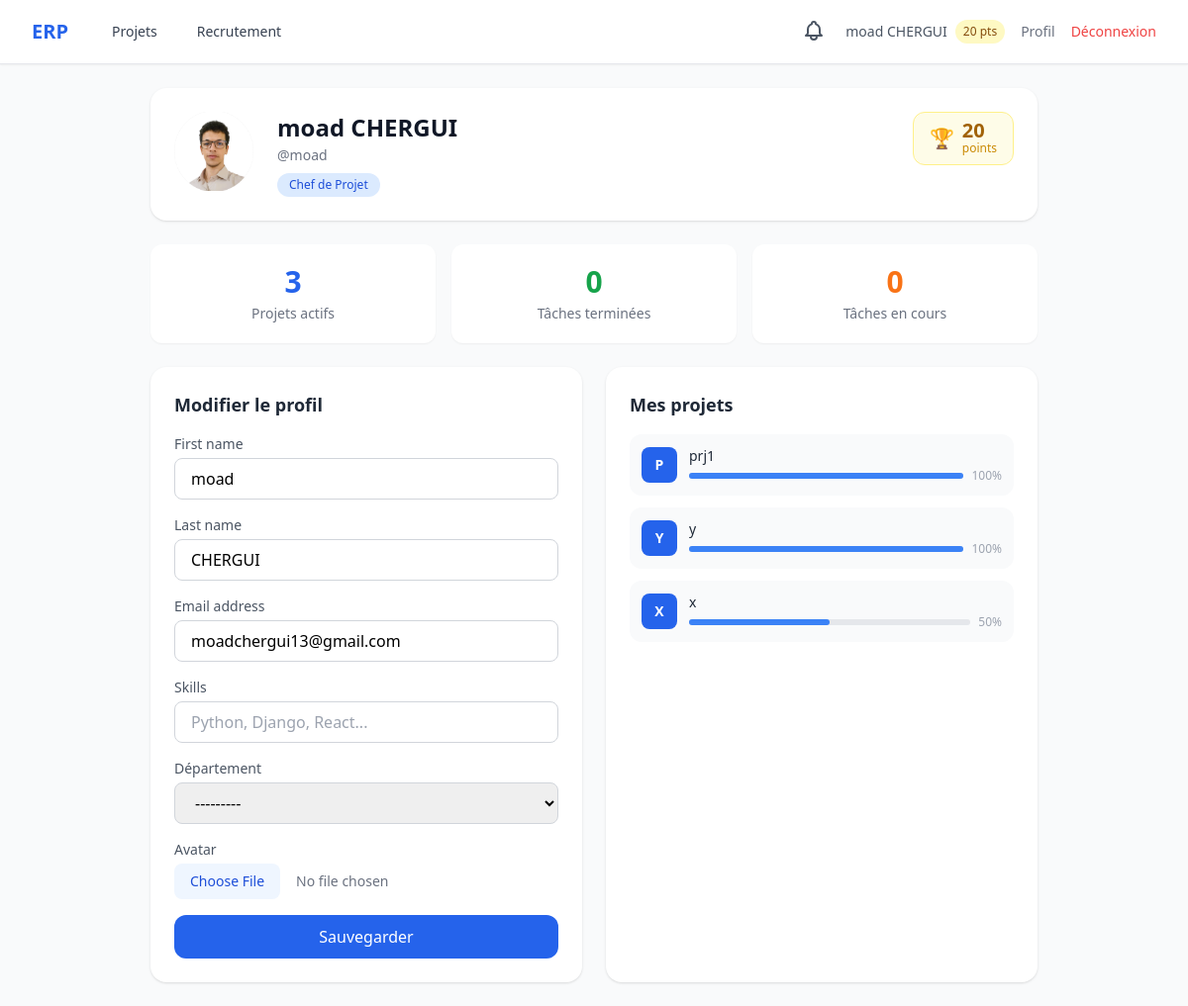
The page /accounts/profile/ (signed in) on the database its author committed.
### accounts/models.py (models this page shows, shortened)
class User(AbstractUser):
    class Role(models.TextChoices):
        ADMIN = 'admin', 'Administrateur'
        HR_MANAGER = 'hr_manager', 'Responsable RH'
        PROJECT_MANAGER = 'project_manager', 'Chef de Projet'
        TEAM_MEMBER = 'team_member', "Membre d'Équipe"
    role = models.CharField(max_length=20, choices=Role.choices, default=Role.TEAM_MEMBER)
    skills = models.TextField(blank=True, help_text="Compétences séparées par des virgules")
    avatar = models.ImageField(upload_to='avatars/', blank=True, null=True)
    reward_points = models.IntegerField(default=0)
    department = models.ForeignKey(
        Department, on_delete=models.SET_NULL, null=True, blank=True,
        related_name='members', verbose_name="Département"
    )
    @property
    def is_hr(self):
        return self.role == self.Role.HR_MANAGER
    @property
    def skills_list(self):
        return [s.strip() for s in self.skills.split(',') if s.strip()]

### projects/models.py (models this page shows, shortened)
class Project(models.Model):
    name = models.CharField(max_length=200, verbose_name="Nom du projet")
    description = models.TextField(blank=True, verbose_name="Description")
    start_date = models.DateField(verbose_name="Date de début")
    end_date = models.DateField(verbose_name="Date de fin")
    manager = models.ForeignKey(settings.AUTH_USER_MODEL, on_delete=models.CASCADE,
                                 related_name='managed_projects')
    members = models.ManyToManyField(settings.AUTH_USER_MODEL, blank=True,
                                     related_name='projects')
    created_at = models.DateTimeField(auto_now_add=True)
    class Meta:
        ordering = ['-created_at']
        verbose_name = "Projet"
    @property
    def progress(self):
        total = self.tasks.count()
        if total == 0:
            return 0
        done = self.tasks.filter(status='done').count()
        return int((done / total) * 100)

### accounts/views.py (the view)
# urls.py: path('profile/', views.profile_view, name='profile'),
@login_required
def profile_view(request):
    from projects.models import Task, Project
    user = request.user
    form = ProfileForm(request.POST or None, request.FILES or None, instance=user)
    if request.method == 'POST' and form.is_valid():
        form.save()
        django_messages.success(request, 'Profil mis à jour avec succès.')
        return redirect('accounts:profile')
    active_projects = Project.objects.filter(
        Q(manager=user) | Q(members=user)
    ).distinct()[:6]
    tasks_done = Task.objects.filter(assigned_to=user, status='done').count()
    tasks_active = Task.objects.filter(assigned_to=user).exclude(status='done').count()
    return render(request, 'accounts/profile.html', {
        'form': form,
        'active_projects': active_projects,
        'tasks_done': tasks_done,
        'tasks_active': tasks_active,
    })

### accounts/forms.py
class ProfileForm(forms.ModelForm):
    class Meta:
        model = User
        fields = ['first_name', 'last_name', 'email', 'skills', 'department', 'avatar']
        widgets = {
            'first_name': forms.TextInput(attrs={'class': tw, 'placeholder': 'Prénom'}),
            'last_name': forms.TextInput(attrs={'class': tw, 'placeholder': 'Nom'}),
            'email': forms.EmailInput(attrs={'class': tw, 'placeholder': 'email@exemple.com'}),
            'skills': forms.TextInput(attrs={'class': tw, 'placeholder': 'Python, Django, React...'}),
            'department': forms.Select(attrs={'class': tw}),
            'avatar': forms.FileInput(attrs={
                'class': 'block w-full text-sm text-gray-500 file:mr-4 file:py-2 file:px-4 file:rounded-lg file:border-0 file:text-sm file:font-medium file:bg-blue-50 file:text-blue-700 hover:file:bg-blue-100',
                'accept': 'image/*',
            }),
        }

### accounts/models.py (called while the page is built)
    def __str__(self):
        return self.name

### notifications/context_processors.py (called while the page is built)
def unread_notifications_count(request):
    if request.user.is_authenticated:
        count = request.user.notifications.filter(is_read=False).count()
    else:
        count = 0
    return {'unread_notifications_count': count}

### templates/accounts/profile.html (shortened to what this page needs)
{% extends 'base.html' %}
{% block content %}
<div class="max-w-4xl mx-auto space-y-6">
    <div class="bg-white rounded-2xl shadow p-6">
        <div class="flex items-start gap-6">
            {% if user.avatar %}
            <img src="{{ user.avatar.url }}" alt="{{ user.username }}" class="w-20 h-20 rounded-2xl object-cover flex-shrink-0">
            {% else %}
            <div class="w-20 h-20 rounded-2xl bg-blue-600 flex items-center justify-center text-white text-3xl font-bold flex-shrink-0">
                {{ user.first_name|first|upper|default:user.username|first|upper }}
            </div>
            {% endif %}
            <div class="flex-1">
                <div class="flex justify-between items-start">
                    <div>
                        <h1 class="text-2xl font-bold text-gray-900">{{ user.get_full_name|default:user.username }}</h1>
                        <p class="text-gray-500 text-sm mt-0.5">@{{ user.username }}</p>
                        <div class="flex flex-wrap gap-1 mt-2">
                            <span class="px-3 py-1 rounded-full text-xs font-medium bg-blue-100 text-blue-700">{{ user.get_role_display }}</span>
                        </div>
                    </div>
                    <div class="flex items-center gap-2 bg-yellow-50 border border-yellow-200 px-4 py-2 rounded-xl">
                        <span class="text-yellow-500 text-xl">🏆</span>
                        <div>
                            <p class="text-xl font-bold text-yellow-700 leading-none">{{ user.reward_points }}</p>
                            <p class="text-xs text-yellow-600">points</p>
                        </div>
                    </div>
                </div>
            </div>
        </div>
    </div>
    <div class="grid grid-cols-3 gap-4">
        <div class="bg-white rounded-xl shadow-sm p-5 text-center">
            <p class="text-3xl font-bold text-blue-600">{{ active_projects|length }}</p>
            <p class="text-sm text-gray-500 mt-1">Projets actifs</p>
        </div>
        <div class="bg-white rounded-xl shadow-sm p-5 text-center">
            <p class="text-3xl font-bold text-green-600">{{ tasks_done }}</p>
            <p class="text-sm text-gray-500 mt-1">Tâches terminées</p>
        </div>
        <div class="bg-white rounded-xl shadow-sm p-5 text-center">
            <p class="text-3xl font-bold text-orange-500">{{ tasks_active }}</p>
            <p class="text-sm text-gray-500 mt-1">Tâches en cours</p>
        </div>
    </div>
    <div class="grid grid-cols-1 lg:grid-cols-2 gap-6">
        <div class="bg-white rounded-2xl shadow p-6">
            <h2 class="text-lg font-bold mb-4 text-gray-800">Modifier le profil</h2>
            <form method="post" enctype="multipart/form-data" class="space-y-4">
                {% for field in form %}
                <div>
                    <label class="block text-sm font-medium text-gray-600 mb-1">{{ field.label }}</label>
                    {{ field }}
                </div>
                {% endfor %}
                <button type="submit" class="w-full bg-blue-600 text-white py-2.5 rounded-xl font-medium hover:bg-blue-700 transition-colors">
                    Sauvegarder
                </button>
            </form>
        </div>
        <div class="bg-white rounded-2xl shadow p-6">
            <h2 class="text-lg font-bold mb-4 text-gray-800">Mes projets</h2>
            {% if active_projects %}
            <div class="space-y-3">
                {% for project in active_projects %}
                <a href="{% url 'projects:project_detail' project.pk %}" class="flex items-center gap-3 p-3 rounded-xl bg-gray-50 hover:bg-blue-50 transition-colors group">
                    <div class="w-9 h-9 bg-blue-600 rounded-lg flex items-center justify-center text-white font-bold text-sm flex-shrink-0">
                        {{ project.name|first|upper }}
                    </div>
                    <div class="flex-1 min-w-0">
                        <p class="text-sm font-medium text-gray-800 group-hover:text-blue-600 truncate">{{ project.name }}</p>
                        <div class="flex items-center gap-2 mt-0.5">
                            <div class="flex-1 bg-gray-200 rounded-full h-1.5">
                                <div class="bg-blue-500 h-1.5 rounded-full" style="width: {{ project.progress }}%"></div>
                            </div>
                            <span class="text-xs text-gray-400 flex-shrink-0">{{ project.progress }}%</span>
                        </div>
                    </div>
                </a>
                {% endfor %}
            </div>
            {% else %}
            <p class="text-gray-400 text-sm text-center py-8">Aucun projet actif.</p>
            {% endif %}
        </div>
    </div>
</div>
{% endblock %}

### templates/base.html (shortened to what this page needs)
<!doctype html>
<html lang="fr" class="h-full bg-gray-50">
  <head>
    <script src="https://cdn.tailwindcss.com"></script>
  </head>
  <body class="h-full" hx-headers='{"X-CSRFToken": "{{ csrf_token }}"}'>
    <div class="min-h-full">
      <nav class="bg-white shadow-sm border-b">
        <div class="mx-auto max-w-7xl px-4 sm:px-6 lg:px-8">
          <div class="flex h-16 items-center justify-between">
            <div class="flex items-center space-x-8">
              <a
                href="{% url 'projects:dashboard' %}"
                class="text-xl font-bold text-blue-600"
                >ERP</a
              >
              {% if user.is_authenticated %}
              <div class="flex space-x-4">
                <a
                  href="{% url 'projects:dashboard' %}"
                  class="text-gray-700 hover:text-blue-600 px-3 py-2 text-sm font-medium"
                  >Projets</a
                >
                {% if user.is_hr or user.is_superuser or user.role == 'admin' %}
                <a
                  href="{% url 'hiring:job_list' %}"
                  class="text-gray-700 hover:text-blue-600 px-3 py-2 text-sm font-medium"
                  >Recrutement</a
                >
                {% endif %}
              </div>
              {% endif %}
            </div>
            <div class="flex items-center space-x-4">
              {% if user.is_authenticated %}
              <div class="relative" id="notif-wrapper">
                <button
                  id="notif-btn"
                  onclick="toggleNotif(event)"
                  hx-get="{% url 'notifications:dropdown' %}"
                  hx-target="#notif-dropdown-panel"
                  hx-swap="innerHTML"
                  hx-trigger="click"
                  class="relative text-gray-600 hover:text-blue-600 p-1"
                >
                </button>
              </div>
              <div class="flex items-center space-x-2">
                <span class="text-sm text-gray-600"
                  >{{ user.get_full_name|default:user.username }}</span
                >
                <span
                  class="bg-yellow-100 text-yellow-800 text-xs px-2 py-1 rounded-full"
                  >{{ user.reward_points }} pts</span
                >
              </div>
              <a
                href="{% url 'accounts:profile' %}"
                class="text-sm text-gray-500 hover:text-blue-600"
                >Profil</a
              >
              <a
                href="{% url 'accounts:logout' %}"
                class="text-sm text-red-500 hover:text-red-700"
                >Déconnexion</a
              >
              {% else %}
              <a
                href="{% url 'accounts:login' %}"
                class="text-sm text-blue-600 hover:text-blue-800 font-medium"
                >Connexion</a
              >
              {% endif %}
            </div>
          </div>
        </div>
      </nav>
      <main class="mx-auto max-w-7xl px-4 sm:px-6 lg:px-8 py-6">
        {% block content %}{% endblock %}
      </main>
    </div>
  </body>
</html>

### rows shown on the page
User: get_full_name "moad CHERGUI", reward_points "20", avatar (picture), username "moad", role "Chef de Projet", form "moad" "CHERGUI" "moadchergui13@gmail.com" "---------"
Project: name|first "P", name "prj1", progress "100"
Project: name|first "Y", name "y", progress "100"
Project: name|first "X", name "x", progress "50"

### other values the page prints
{{ active_projects|length }} "3"
{{ tasks_done }} "0"
{{ tasks_active }} "0"
{{ field.label }} "First name" "Last name" "Email address" "Skills" "Département" "Avatar"
